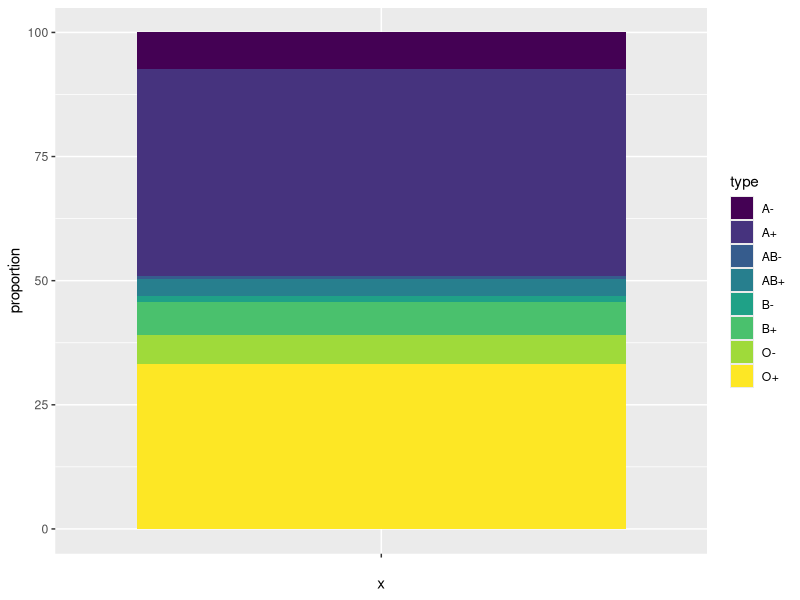
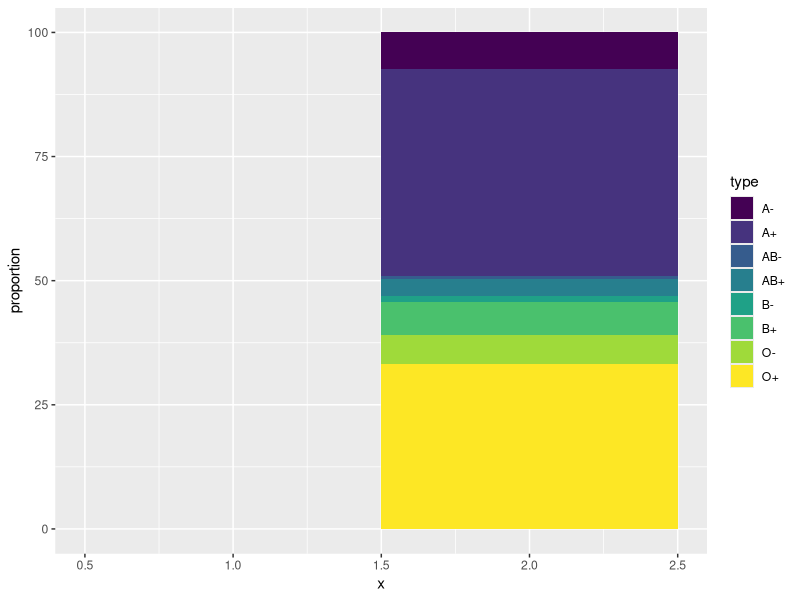
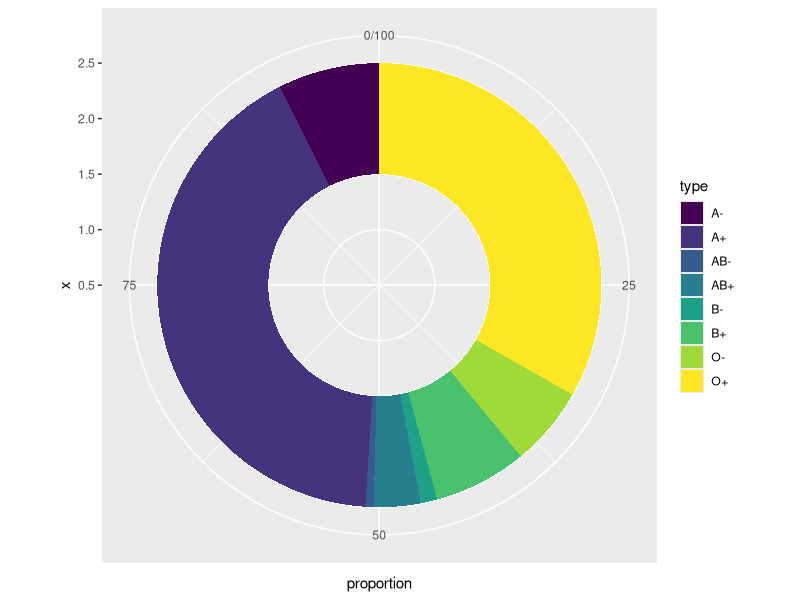
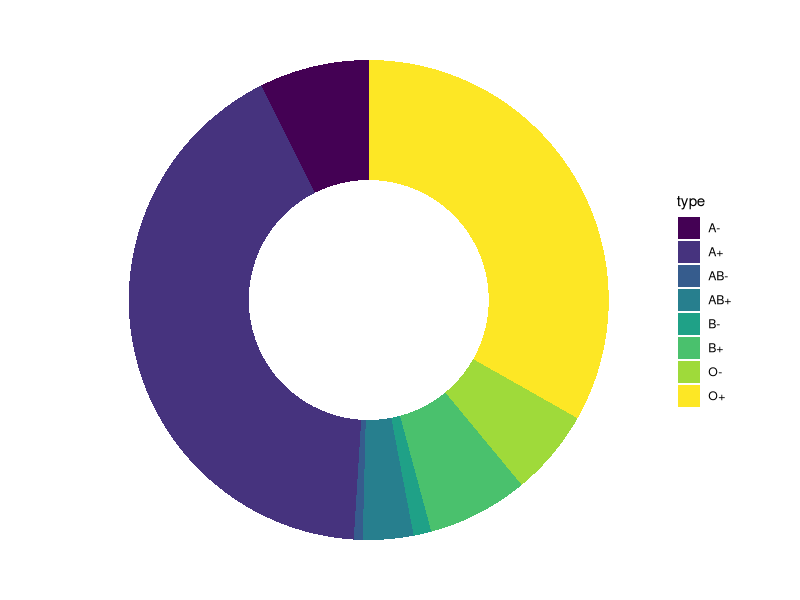

R code for these plots, in order:
## ---- chunk 1
knitr::opts_chunk$set(echo = TRUE, fig.align = "center")

# title: Creating an donut chart
# author: jonathan
# revised: 17/3/2020

WEB <- c("https://bioceed.uib.no/dropfolder/bioSTATS/Rmd/Visualizing/Simple/donut-chart.html")
GIT <- c("https://github.com/jonathansoule/biostats/blob/master/Visualizing/Simple/donut-chart.Rmd")
library(ggplot2)
## ---- chunk 2
# variable 1
type <- c("O+", "A+", "B+", "AB+", "O-", "A-", "B-", "AB-")
# variable 2
proportion <- c(33.2, 41.6, 6.8, 3.4, 5.8, 7.4, 1.2, 0.6)
# dataframe
df <- data.frame(type, proportion)
## ---- chunk 3
ggplot(df, aes(x = "", y = proportion, fill = type)) +
  geom_col() +
  scale_fill_viridis_d()
## ---- chunk 4
ggplot(df, aes(x = 2, y = proportion, fill = type)) +
  geom_col(width = 1) +
  xlim(0.5, 2.5) +
  scale_fill_viridis_d()
## ---- chunk 5
ggplot(df, aes(x = 2, y = proportion, fill = type)) +
  geom_col(width = 1) +
  xlim(0.5, 2.5) +
  scale_fill_viridis_d() +
  coord_polar("y")
## ---- chunk 6
ggplot(df, aes(x = 2, y = proportion, fill = type)) +
  geom_col(width = 1) +
  xlim(0.5, 2.5) +
  scale_fill_viridis_d() +
  coord_polar("y") +
  theme_void()
